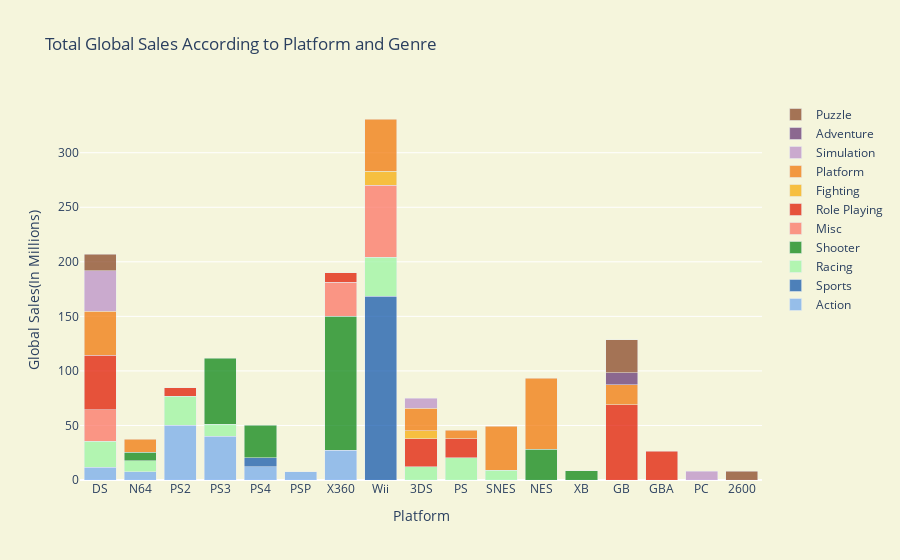

Notebook code for this chart:
### Code cell
trace1 = go.Bar(
    x=xaction.groupby("Platform")["Global_Sales"].sum().index,
    y=xaction.groupby("Platform")["Global_Sales"].sum().values,
    opacity=0.75,
    name = "Action",
    marker=dict(color="rgb(119,172,238)"))
trace2 = go.Bar(
    x=xsports.groupby("Platform")["Global_Sales"].sum().index,
    y=xsports.groupby("Platform")["Global_Sales"].sum().values,
    opacity=0.75,
    name = "Sports",
    marker=dict(color='rgb(21,90,174)'))
trace3 = go.Bar(
    x=xrace.groupby("Platform")["Global_Sales"].sum().index,
    y=xrace.groupby("Platform")["Global_Sales"].sum().values,
    opacity=0.75,
    name = "Racing",
    marker=dict(color="rgb(156,245,163)"))
trace4 = go.Bar(
    x=xshooter.groupby("Platform")["Global_Sales"].sum().index,
    y=xshooter.groupby("Platform")["Global_Sales"].sum().values,
    opacity=0.75,
    name = "Shooter",
    marker=dict(color="rgb(14,135,23)"))
trace5 = go.Bar(
    x=xmisc.groupby("Platform")["Global_Sales"].sum().index,
    y=xmisc.groupby("Platform")["Global_Sales"].sum().values,
    opacity=0.75,
    name = "Misc",
    marker=dict(color='rgb(252,118,103)'))
trace6 = go.Bar(
    x=xrole.groupby("Platform")["Global_Sales"].sum().index,
    y=xrole.groupby("Platform")["Global_Sales"].sum().values,
    opacity=0.75,
    name = "Role Playing",
    marker=dict(color="rgb(226,28,5)"))
trace7 = go.Bar(
    x=xfight.groupby("Platform")["Global_Sales"].sum().index,
    y=xfight.groupby("Platform")["Global_Sales"].sum().values,
    opacity=0.75,
    name = "Fighting",
    marker=dict(color="rgb(247,173,13)"))
trace8 = go.Bar(
    x=xplatform.groupby("Platform")["Global_Sales"].sum().index,
    y=xplatform.groupby("Platform")["Global_Sales"].sum().values,
    opacity=0.75,
    name = "Platform",
    marker=dict(color="rgb(242,122,13)"))
trace9 = go.Bar(
    x=xsimulation.groupby("Platform")["Global_Sales"].sum().index,
    y=xsimulation.groupby("Platform")["Global_Sales"].sum().values,
    opacity=0.75,
    name = "Simulation",
    marker=dict(color="rgb(188,145,202)"))
trace10 = go.Bar(
    x=xadventure.groupby("Platform")["Global_Sales"].sum().index,
    y=xadventure.groupby("Platform")["Global_Sales"].sum().values,
    opacity=0.75,
    name = "Adventure",
    marker=dict(color='rgb(104,57,119)'))
trace11 = go.Bar(
    x=xstrategy.groupby("Platform")["Global_Sales"].sum().index,
    y=xstrategy.groupby("Platform")["Global_Sales"].sum().values,
    opacity=0.75,
    name = "Strategy",
    marker=dict(color='rgb(245,253,104)'))
trace12 = go.Bar(
    x=xpuzzle.groupby("Platform")["Global_Sales"].sum().index,
    y=xpuzzle.groupby("Platform")["Global_Sales"].sum().values,
    opacity=0.75,
    name = "Puzzle",
    marker=dict(color='rgb(138,72,40)'))

data = [trace1, trace2,trace3,trace4,trace5,trace6,trace7,trace8,trace9,trace10,trace11,trace12]
layout = go.Layout(barmode='stack',
                   title='Total Global Sales According to Platform and Genre',
                   xaxis=dict(title='Platform'),
                   yaxis=dict( title='Global Sales(In Millions)'),
                   paper_bgcolor='beige',
                   plot_bgcolor='beige'
)
fig = go.Figure(data=data, layout=layout)
iplot(fig)

### Figure 1 — Plotly figure (JSON) as saved in the notebook; plotly's stock layout.template omitted (floating-point values rounded to 4 significant figures)
{"data": [{"marker": {"color": "rgb(119,172,238)"}, "name": "Action", "opacity": 0.75, "type": "bar", "x": ["DS", "N64", "PS2", "PS3", "PS4", "PSP", "X360"], "y": [11.9, 7.6, 50.06, 40.21, 11.98, 7.72, 27.4]}, {"marker": {"color": "rgb(21,90,174)"}, "name": "Sports", "opacity": 0.75, "type": "bar", "x": ["PS4", "Wii"], "y": [8.49, 168.5]}, {"marker": {"color": "rgb(156,245,163)"}, "name": "Racing", "opacity": 0.75, "type": "bar", "x": ["3DS", "DS", "N64", "PS", "PS2", "PS3", "SNES", "Wii"], "y": [12.21, 23.42, 9.87, 20.44, 26.64, 10.77, 8.76, 35.82]}, {"marker": {"color": "rgb(14,135,23)"}, "name": "Shooter", "opacity": 0.75, "type": "bar", "x": ["N64", "NES", "PS3", "PS4", "X360", "XB"], "y": [8.09, 28.31, 60.5, 29.51, 122.7, 8.49]}, {"marker": {"color": "rgb(252,118,103)"}, "name": "Misc", "opacity": 0.75, "type": "bar", "x": ["DS", "Wii", "X360"], "y": [29.24, 65.71, 31.02]}, {"marker": {"color": "rgb(226,28,5)"}, "name": "Role Playing", "opacity": 0.75, "type": "bar", "x": ["3DS", "DS", "GB", "GBA", "PS", "PS2", "X360"], "y": [25.68, 49.85, 69.11, 26.34, 17.58, 8.05, 8.84]}, {"marker": {"color": "rgb(247,173,13)"}, "name": "Fighting", "opacity": 0.75, "type": "bar", "x": ["3DS", "Wii"], "y": [7.45, 13.04]}, {"marker": {"color": "rgb(242,122,13)"}, "name": "Platform", "opacity": 0.75, "type": "bar", "x": ["3DS", "DS", "GB", "N64", "NES", "PS", "SNES", "Wii"], "y": [20.61, 40.43, 18.14, 11.89, 64.98, 7.58, 40.46, 47.83]}, {"marker": {"color": "rgb(188,145,202)"}, "name": "Simulation", "opacity": 0.75, "type": "bar", "x": ["3DS", "DS", "PC"], "y": [9.09, 37.03, 8.11]}, {"marker": {"color": "rgb(104,57,119)"}, "name": "Adventure", "opacity": 0.75, "type": "bar", "x": ["GB"], "y": [11.18]}, {"marker": {"color": "rgb(245,253,104)"}, "name": "Strategy", "opacity": 0.75, "type": "bar", "x": [], "y": []}, {"marker": {"color": "rgb(138,72,40)"}, "name": "Puzzle", "opacity": 0.75, "type": "bar", "x": ["2600", "DS", "GB"], "y": [7.81, 15.3, 30.26]}], "layout": {"barmode": "stack", "paper_bgcolor": "beige", "plot_bgcolor": "beige", "title": {"text": "Total Global Sales According to Platform and Genre"}, "xaxis": {"title": {"text": "Platform"}}, "yaxis": {"title": {"text": "Global Sales(In Millions)"}}}}
